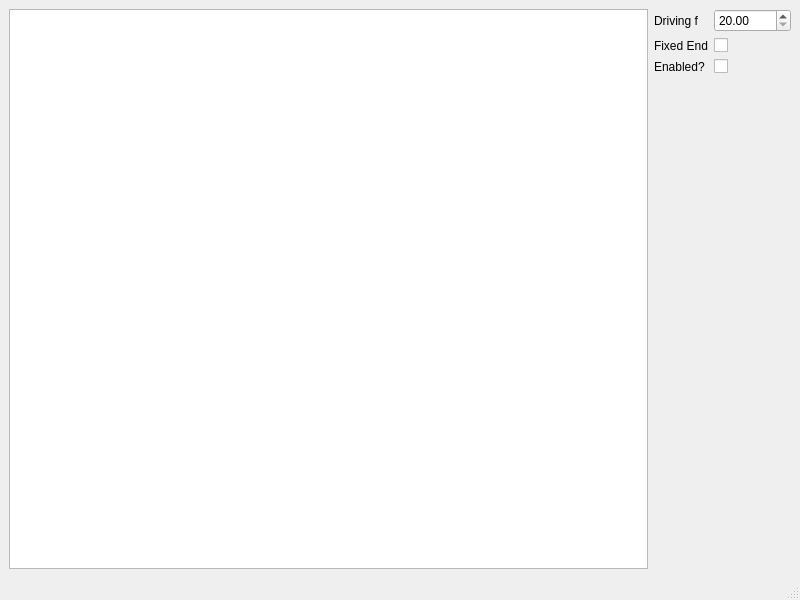
<?xml version="1.0" encoding="UTF-8"?>
<ui version="4.0">
 <class>MainWindow</class>
 <widget class="QMainWindow" name="MainWindow">
  <property name="geometry">
   <rect>
    <x>0</x>
    <y>0</y>
    <width>800</width>
    <height>600</height>
   </rect>
  </property>
  <property name="windowTitle">
   <string>MainWindow</string>
  </property>
  <widget class="QWidget" name="centralwidget">
   <layout class="QHBoxLayout" name="horizontalLayout">
    <item>
     <widget class="QGraphicsView" name="graphicsView"/>
    </item>
    <item>
     <layout class="QFormLayout" name="formLayout">
      <item row="0" column="0">
       <widget class="QLabel" name="frew_lbl">
        <property name="text">
         <string>Driving f</string>
        </property>
       </widget>
      </item>
      <item row="0" column="1">
       <widget class="QDoubleSpinBox" name="freq_spin">
        <property name="minimum">
         <double>20.000000000000000</double>
        </property>
        <property name="maximum">
         <double>20000.000000000000000</double>
        </property>
        <property name="singleStep">
         <double>10.000000000000000</double>
        </property>
       </widget>
      </item>
      <item row="1" column="1">
       <widget class="QCheckBox" name="fixed_check">
        <property name="text">
         <string/>
        </property>
       </widget>
      </item>
      <item row="1" column="0">
       <widget class="QLabel" name="fixed_end_lbl">
        <property name="text">
         <string>Fixed End</string>
        </property>
       </widget>
      </item>
      <item row="2" column="0">
       <widget class="QLabel" name="enabled_q">
        <property name="text">
         <string>Enabled?</string>
        </property>
       </widget>
      </item>
      <item row="2" column="1">
       <widget class="QCheckBox" name="enabled_chk">
        <property name="text">
         <string/>
        </property>
       </widget>
      </item>
     </layout>
    </item>
   </layout>
  </widget>
  <widget class="QMenuBar" name="menubar">
   <property name="geometry">
    <rect>
     <x>0</x>
     <y>0</y>
     <width>800</width>
     <height>22</height>
    </rect>
   </property>
  </widget>
  <widget class="QStatusBar" name="statusbar"/>
 </widget>
 <resources/>
 <connections/>
</ui>
